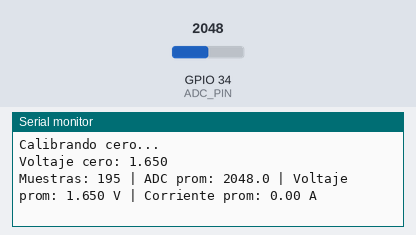
The sketch below on a simulated ESP32. Parts: the last lines printed to the serial monitor. Inputs (shaded band) come from the test bench; at power-on: GPIO 34 (ADC_PIN) = 2048 (analog values on the 0–4095 scale).

Above: at 8.3 s.
8.4 s: GPIO 34 (ADC_PIN) set to 2866
At 9.7 s:
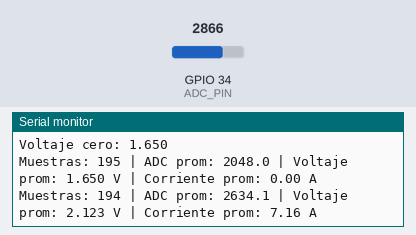
9.9 s: GPIO 34 (ADC_PIN) set to 3603
At 10.8 s:
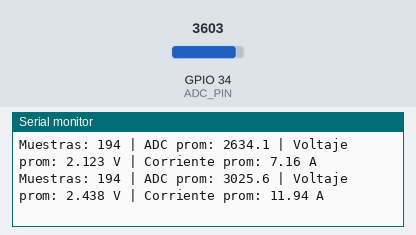
Timing chart, 0 to 12.9 s (numbered marks = the images above; inputs shaded):
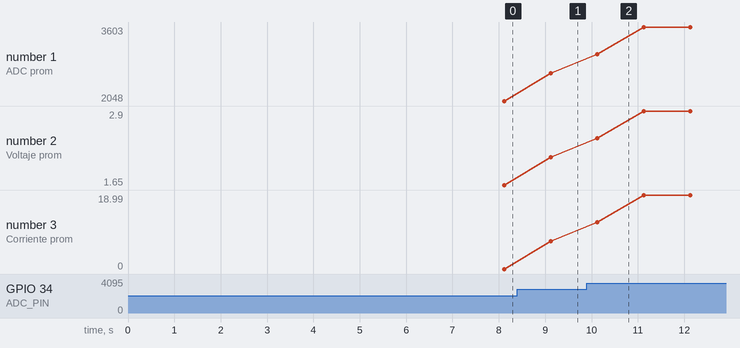

Measured:
- after the input at 8.4 s, the serial monitor: prints a new line after 0.72 s (image 1)
- after the input at 9.9 s, the serial monitor: prints a new line after 0.22 s (image 2)
- plotted number 1: 2048 → 2634.1 after the input at 8.4 s, 2634.1 → 3603 after the input at 9.9 s
- plotted number 2: 1.65 → 2.12 after the input at 8.4 s, 2.12 → 2.9 after the input at 9.9 s
- plotted number 3: 0 → 7.16 after the input at 8.4 s, 7.16 → 18.99 after the input at 9.9 s

The sketch:

Amperimetro.ino
```cpp
#define ADC_PIN 34        // Pin ADC del ESP32
#define ADC_RES 4095.0    // Resolución ADC 12 bits
#define VREF 3.3          // Referencia ADC ESP32
#define SENSIBILITY 0.066 // V/A (66 mV/A)

float zeroCurrentVoltage = 0;

void setup() {
  Serial.begin(115200);
  analogReadResolution(12);

  Serial.println("Calibrando cero...");
  delay(2000);

  // Calibración de cero
  float sum = 0;
  for (int i = 0; i < 1000; i++) {
    sum += analogRead(ADC_PIN);
    delay(5);
  }

  float adcZero = sum / 1000.0;
  zeroCurrentVoltage = adcZero * (VREF / ADC_RES);

  Serial.print("Voltaje cero: ");
  Serial.println(zeroCurrentVoltage, 3);
}

void loop() {
  unsigned long startTime = millis();
  float sumADC = 0;
  int samples = 0;

  // Tomar muestras durante 1 segundo
  while (millis() - startTime < 1000) {
    sumADC += analogRead(ADC_PIN);
    samples++;
    delay(5);  // pequeño delay para estabilidad
  }

  float adcAvg = sumADC / samples;
  float voltage = adcAvg * (VREF / ADC_RES);
  float current = (voltage - zeroCurrentVoltage) / SENSIBILITY;

  Serial.print("Muestras: ");
  Serial.print(samples);
  Serial.print(" | ADC prom: ");
  Serial.print(adcAvg, 1);
  Serial.print(" | Voltaje prom: ");
  Serial.print(voltage, 3);
  Serial.print(" V | Corriente prom: ");
  Serial.print(current, 2);
  Serial.println(" A");
}
```
